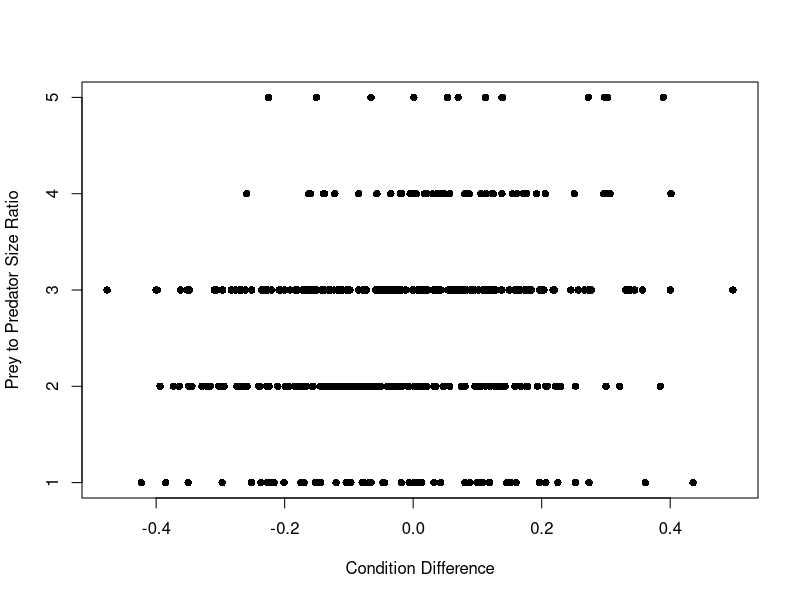

This chart was generated by the following R code:
setwd('~/Desktop/Evolution/Tasks/Final_Project')
read.csv("Data Set Final.csv", stringsAsFactors = F)
data <- read.csv("Data Set Final.csv", stringsAsFactors = F)
plot(data, xlab="Condition Difference", ylab= "Prey to Predator Size Ratio", pch = 16)
test <- cor.test(x = data$Condition.Difference, y = data$PPSR, method = "pearson")
test$estimate
#the pearson test shows the correlation between the two variables, which is 0.203474, meaning there is not a strong correlation between the condition difference and the prey-to predator size ratio.